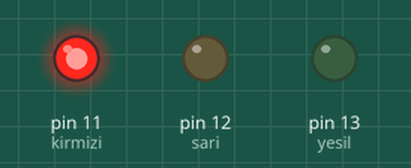
Bench run of a sketch on a simulated Arduino Uno, built with avr-gcc and run on an emulated ATmega328P. On the bench: output pins drawn as LEDs (lit = HIGH). What the sketch prints to the serial monitor is not drawn.

Above: at 2.6 s.
At 6.1 s:
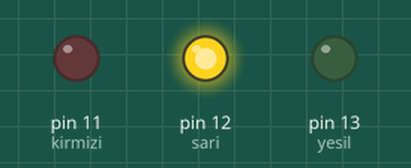
At 9.6 s:
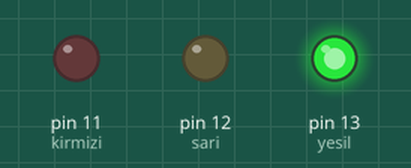
Timing chart, 0 to 15.7 s (numbered marks = the images above):
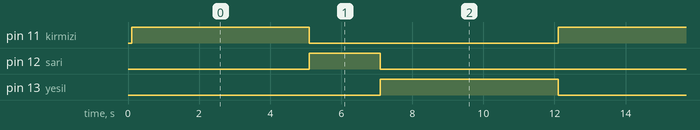

The sketch:

trafik-isigi.ino
```cpp
int kirmizi = 11;
int sari = 12;
int yesil = 13;

void setup() {
  Serial.begin(9600);
  delay(100); // Bazı durumlarda gerekli
  Serial.println("GITHUB TEST");
  pinMode(kirmizi, OUTPUT);
  pinMode(sari, OUTPUT);
  pinMode(yesil, OUTPUT);
}

void loop() {
  digitalWrite(kirmizi, HIGH);
  delay(5000); // 5 saniye yeşil ışık
  digitalWrite(kirmizi, LOW);

  digitalWrite(sari, HIGH);
  delay(2000); // 2 saniye sarı ışık
  digitalWrite(sari, LOW);

  digitalWrite(yesil, HIGH);
  delay(5000); // 5 saniye kırmızı ışık
  digitalWrite(yesil, LOW);
}
```

Measured:
- by itself, pin 11 (kirmizi), pin 13 (yesil): alternates HIGH for 5.0 s and LOW for 7.0 s
- by itself, pin 12 (sari): alternates HIGH for 2.0 s and LOW for 10.0 s
- by itself, everything shown: repeats every 12.0 s, in 4 steps
